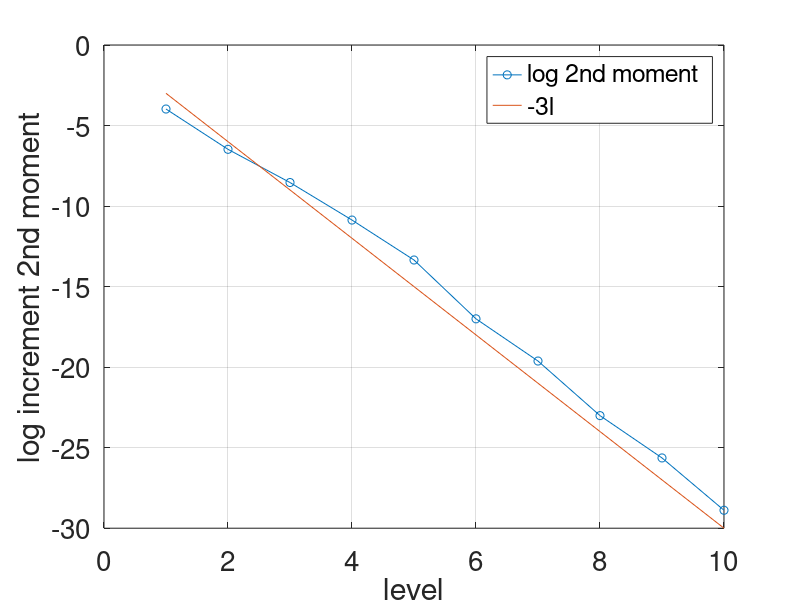

The MATLAB script that drew this image:
clear;set(0,'defaultaxesfontsize',20);
% scalar input x=1, scalar output
% estimate convergence of 2 layer NN f_N(x;theta_N)
L=10;R=100
x=1;a=1

 
for r=1:R

    N=1*2^L;k=[1:N]';
    w1=randn(N,1)./k.^a;
    b1=randn(N,1)./k.^a;
    w3=randn(1,N,1)./(k').^a;
    b3=0*randn;

    for l=1:L
    
    fine = w3(1:2^l)*max(w1(1:2^l)*x+b1(1:2^l),0)+b3;
    coarse = w3(1,1:2^(l-1))*max(w1(1:2^(l-1))*x+b1(1:1:2^(l-1)),0)+b3;
    
    err(l,r)=(fine-coarse)^2;
    err2(l,r)=(fine^2-coarse^2)^2;
    est(l,r)=fine;
    
    end
    
end

out=sum(est,2)/R
out2=sum(est.^2,2)/R
err1=sum(err,2)/R    
err22=sum(err2,2)/R

figure(1)
plot(1:10,log2(err1),'-o');grid;hold;
plot(1:10,-3*(1:10));hold
legend('log 2nd moment',strcat('-',num2str(3),'l'))
xlabel('level')
ylabel('log increment 2nd moment')


